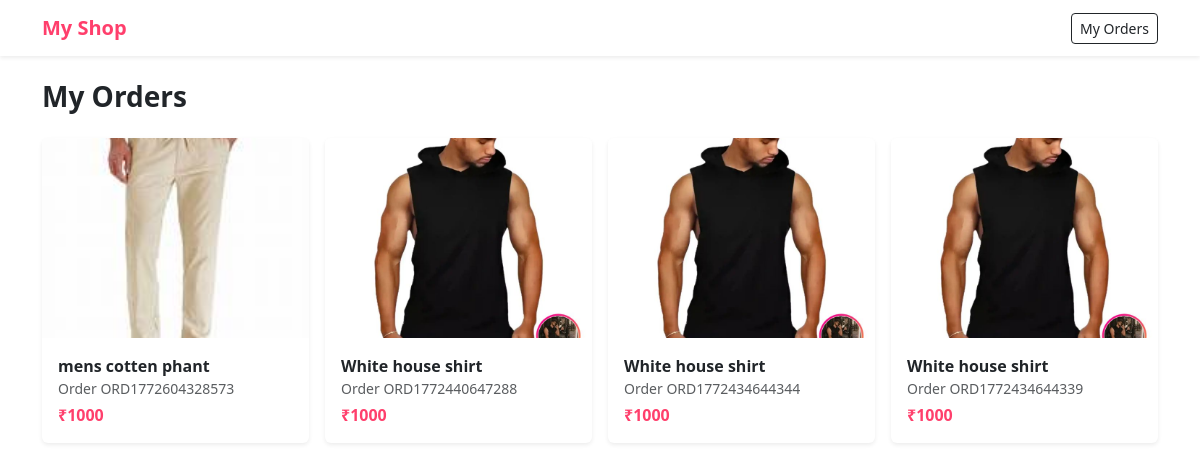
The app's page /my-orders (signed in) with its own data.
### models/order.py (models this page shows)
class Order(db.Model):
    __tablename__ = "order"
    id = db.Column(db.Integer, primary_key=True)
    order_id = db.Column(db.String(20), nullable=False)
    user_id = db.Column(db.Integer, db.ForeignKey("user.id"), nullable=False)
    product_id = db.Column(db.Integer, db.ForeignKey("product.id"), nullable=False)
    address_id = db.Column(db.Integer, db.ForeignKey("address.id"), nullable=False)
    payment_method = db.Column(db.String(20), nullable=False)
    status = db.Column(db.String(20), default="Placed")
    created_at = db.Column(db.DateTime, default=datetime.utcnow)
    size = db.Column(db.String(10))
    user = db.relationship("User", backref="orders")
    product = db.relationship("Product", backref="orders")
    address = db.relationship("Address", backref="orders")

### models/product.py (models this page shows)
class Product(db.Model):
    id = db.Column(db.Integer, primary_key=True)
    name = db.Column(db.String(100), nullable=False)
    price = db.Column(db.Integer, nullable=False)
    category = db.Column(db.String(50))
    type = db.Column(db.String(50))
    color = db.Column(db.String(30))
    brand = db.Column(db.String(50))
    sizes = db.Column(db.String(100))
    image = db.Column(db.String(200))
    image2 = db.Column(db.String(200))
    image3 = db.Column(db.String(200))

### app.py (the view)
@app.route("/my-orders")
def my_orders():
    if "user_id" not in session:
        return redirect("/login")
    orders = Order.query.filter_by(
        user_id=session["user_id"]
    ).order_by(Order.created_at.desc()).all()
    print("ORDERS:", orders)
    return render_template("my_orders.html", orders=orders)

### templates/my_orders.html (shortened to what this page needs)
{% extends "base.html" %}
{% block content %}
<h3 class="fw-bold mb-4">My Orders</h3>
{% if orders %}
<div class="row g-3">
{% for order in orders %}
<div class="col-6 col-md-4 col-lg-3">
    <a href="/order/{{ order.id }}" style="text-decoration:none">
        <div class="card border-0 shadow-sm h-100">
            {% if order.product and order.product.image %}
            <img src="{{ url_for('static', filename=order.product.image) }}"
                 class="card-img-top"
                 style="height:200px; object-fit:cover;">
            {% else %}
            <div class="bg-light d-flex align-items-center justify-content-center"
                 style="height:200px">
                 No Image
            </div>
            {% endif %}
            <div class="card-body">
                <div class="fw-semibold text-dark">
                    {{ order.product.name if order.product else "Product missing" }}
                </div>
                <div class="text-muted small">
                    Order {{ order.order_id }}
                </div>
                <div class="pink fw-bold mt-1">
                    ₹{{ order.product.price if order.product else "-" }}
                </div>
            </div>
        </div>
    </a>
</div>
{% endfor %}
</div>
{% else %}
<div class="text-center mt-5">
    <h5>No Orders Yet 😄</h5>
    <a href="/" class="btn btn-pink mt-3">Start Shopping</a>
</div>
{% endif %}
{% endblock %}

### templates/base.html (shortened to what this page needs)
<!DOCTYPE html>
<html>
<head>
    <link href="https://cdn.jsdelivr.net/npm/bootstrap@5.3.2/dist/css/bootstrap.min.css" rel="stylesheet">
</head>
<body>
<nav class="navbar bg-white shadow-sm">
    <div class="container">
        <a class="navbar-brand pink fw-bold" href="/">My Shop</a>
        <a href="/my-orders" class="btn btn-sm btn-outline-dark">My Orders</a>
    </div>
</nav>
<div class="container py-4">
    {% block content %}{% endblock %}
</div>
</body>
</html>

### templates/base.html (style rules this page uses)
body { background: #fff; }
.pink { color: #ff3f6c; }

### records on screen
Order: image (picture), product "mens cotten phant", order_id "ORD1772604328573", product "1000"
Order: image (picture), product "White house shirt", order_id "ORD1772440647288", product "1000"
Order: image (picture), product "White house shirt", order_id "ORD1772434644344", product "1000"
Order: image (picture), product "White house shirt", order_id "ORD1772434644339", product "1000"
